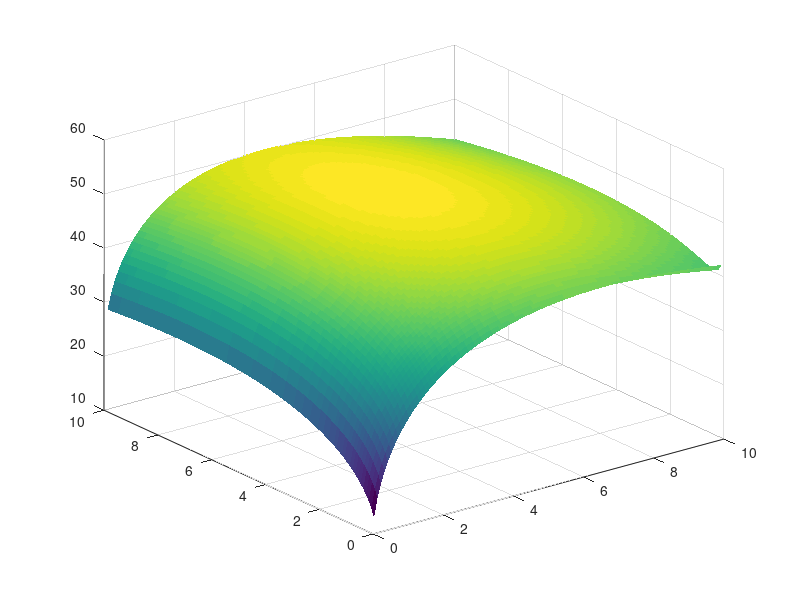

Recreate this plot in MATLAB. (Note: this script raises an error after producing the figure.)
f1=@(x,y) (((10+31.*x.^(-0.5)+1.3.*y.^(-0.2)-18).*x)+(5+15.*y.^(-0.4)+0.8.*x.^(-0.08)-10).*y)
% pv=myGrad(p0,0.1)

xv=0:0.1:10;
[X,Y]=meshgrid(xv,xv);

Z = f1(X,Y);

figure(223)
surf(X,Y,f1(X,Y),'linestyle','none');hold  on
%plot(pv(1,:),pv(2,:),pv(2,:))





N=1e8;
g=0.1 + 10*rand(2,N);
z=f1(g(1,:),g(2,:));
[value, index] = max(abs(z))
wo=g(1,index)
ao=g(2,index)